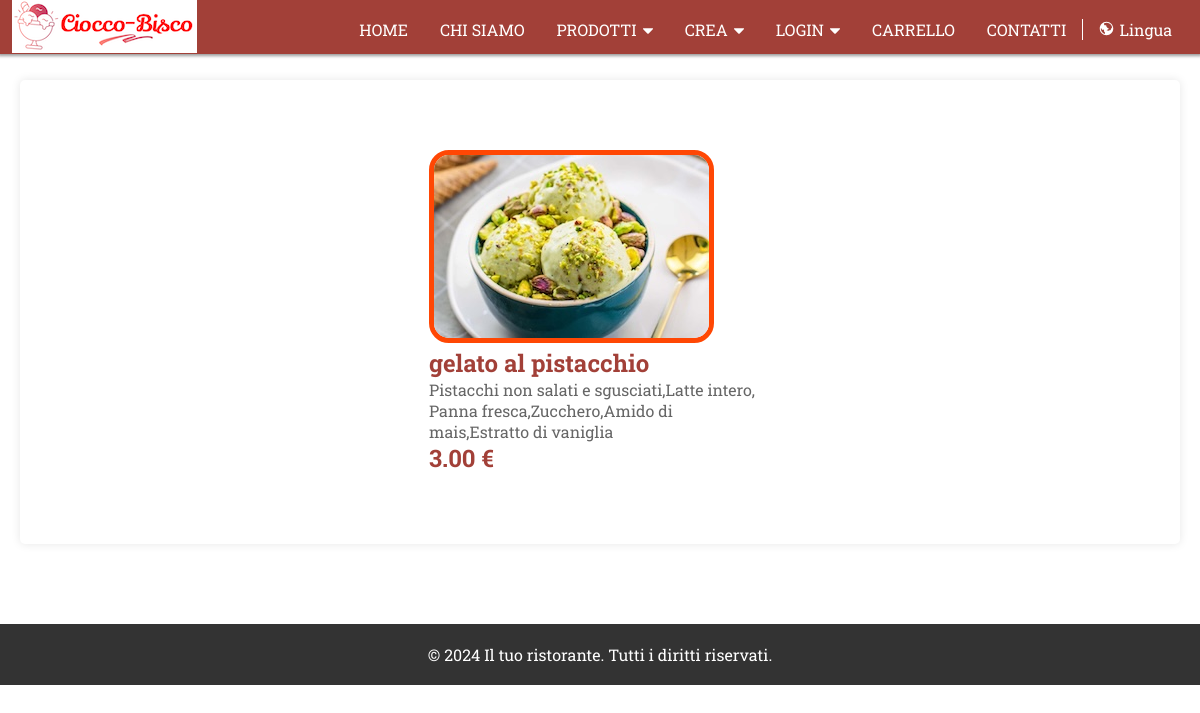
The page /progettoPHP/ingredienti.php?gusto=pistacchio on the database its author committed.
### tables this page shows
CREATE TABLE `gusti` (
  `id` int(11) unsigned NOT NULL AUTO_INCREMENT,
  `g_nome` varchar(40) NOT NULL,
  `g_titolo` varchar(255) NOT NULL,
  `g_desc` varchar(255) NOT NULL,
  `g_prezzo` decimal(10,2) NOT NULL,
  `g_moneta` varchar(11) NOT NULL,
  `g_name` varchar(40) NOT NULL,
  `g_title` varchar(255) NOT NULL,
  `g_descr` varchar(255) NOT NULL,
  `g_price` decimal(10,2) NOT NULL,
  `g_money` varchar(11) NOT NULL,
  `g_image` varchar(200) NOT NULL,
  `g_tipo` int(11) NOT NULL,
  PRIMARY KEY (`id`)
);

### progettoPHP/ingredienti.php (the view, shortened to what this page needs)
<!DOCTYPE html>
<html lang="it">
<?php include 'header.php'; ?>
<body>
  <div class="container">
    <div class="contenuto">
      <div class="column-gusti">
        <?php
        $nomegusto = $_GET['gusto'];
        $query = "SELECT * FROM gusti where g_nome='$nomegusto';";
        $result = $Dbconn->query($query);
        while ($row = $result->fetch_assoc()) {
          $titolo = $row['g_titolo'];
          $descrizione = $row['g_desc'];
          $prezzo = $row['g_prezzo'];
          $moneta = $row['g_moneta'];
          $imagePath = $row['g_image'];
          echo '<img src="' . $imagePath . '" alt="Immagine">';
          echo "<h1>$titolo</h1>";
          echo "<p> $descrizione</p>";
          echo "<h1>$prezzo  $moneta</h1>";
        }
        ?>
      </div>
    </div>
  </div>
</body>
<?php include 'footer.php'; ?>
</html>

### progettoPHP/style.css (style rules this page uses)
html, body, div, span, applet, object, iframe, h1, h2, h3, h4, h5, h6, p, blockquote, pre, a, abbr, acronym, address, big, cite, code, del, dfn, em, font, img, ins, kbd, q, s, samp, small, strike, strong, sub, sup, tt, var, b, u, i, center, dl, dt, dd, ol, ul, li, fieldset, form, label, legend, table, caption, tbody, tfoot, thead, tr, th, td, video { margin: 0; padding: 0; border: 0; outline: 0; font-size: 100%; vertical-align: baseline; background: transparent; }
img { max-width: 100%; height: auto; }
html,body { font-family: 'Roboto Slab', serif; color:#666 ; height:100%; width:100%; }
h1 { font-size: 1.5em; text-align:left; font-weight: bold; color:#A24038; }
.container .contenuto { max-width:1200px; padding: 70px 10px; margin: 20px auto; justify-content: space-evenly; background-color: #fff; border-radius: 5px; box-shadow: 0 0 10px rgba(0, 0, 0, 0.1); display: flex; }
.container { max-width: 2000px; padding: 60px 20px; background-color: #fff; border-radius: 5px; }
.container .contenuto .column-gusti { flex-basis: 30%; }
.container .contenuto .column-gusti img { color: #B3453E ; max-width: 100%; height: auto; border: 5px solid #ff4704; border-radius: 20px; }

### rows shown on the page
gusti: g_image (picture), g_titolo "gelato al pistacchio", g_desc "Pistacchi non salati e sgusciati,Latte intero, Panna fresca,Zucchero,Amido di mais,Estratto di vaniglia", g_prezzo "3.00", g_moneta "€"
